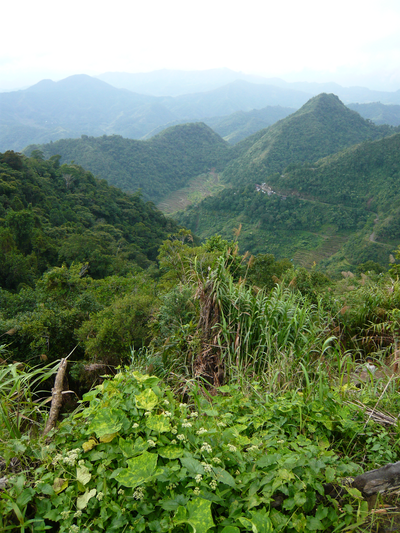
#> input picture image/100001.png, 400 x 533 px
$ python index.py --dir image
#> lines starting #> are read from the running program, lines starting #| are printed output that depends on the picture; after the words box and inside, x2 and y2 are one past the last pixel; in counts of white or black regions, pixels touching at a corner belong together
### imagesearch/colordescriptor.py
import numpy
import cv2

class ColorDescriptor:
    def __init__(self, bins):
#> further down, image is the input picture: shape (533, 400, 3); mean B, G, R 102.6, 134.1, 113.7
        self.bins = bins

    def describe(self, image):
        image = cv2.cvtColor(image, cv2.COLOR_BGR2HSV)
#> image: shape (533, 400, 3); mean H, S, V 52.3, 107.4, 137.2
        features = []

        (h, w) = image.shape[:2]
#> h = 533; w = 400
        (cX, cY) = (int(w * 0.5), int(h * 0.5))
#> cX = 200; cY = 266

        segments = [(0, cX, 0, cY), (cX, w, 0, cY), (cX, w, cY, h),
            (0, cX, cY, h)]

        (axesX, axesY) = (int(w * 0.75) / 2, int(h * 0.75) / 2)
#> axesX = 150; axesY = 199.5
        ellipMask = numpy.zeros(image.shape[:2], dtype = "uint8")
        cv2.ellipse(ellipMask, (cX, cY), (axesX, axesY), 0, 0, 360, 255, -1)
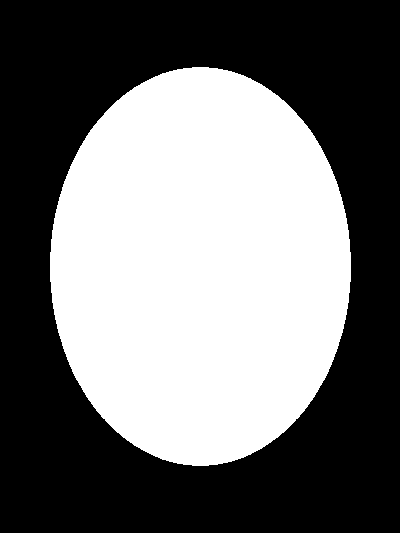
#> ellipMask: shape (533, 400); 44.2% white; 1 white region, box (x1, y1, x2, y2) and area: (50, 67, 351, 466) 94181

        for (startX, endX, startY, endY) in segments:
            cornerMask = numpy.zeros(image.shape[:2], dtype = "uint8")
            cv2.rectangle(cornerMask, (startX, startY), (endX, endY), 255, -1)
            cornerMask = cv2.subtract(cornerMask, ellipMask)
            hist = self.histogram(image, cornerMask)
            features.extend(hist)
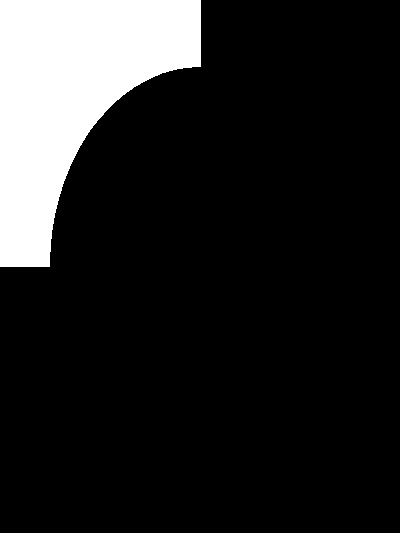
#> cornerMask: shape (533, 400); 14% white; 1 white region, box (x1, y1, x2, y2) and area: (0, 0, 201, 267) 29951
#> after the loop, features = []

        hist = self.histogram(image, ellipMask)
        features.extend(hist)

        return features

    def histogram(self, image, mask):
        hist = cv2.calcHist([image], [0, 1, 2], mask, self.bins,
            [0, 180, 0, 256, 0, 256])
#> (the run stopped early here; a loop or call above may not have finished)

$ run again, on image/100100.png
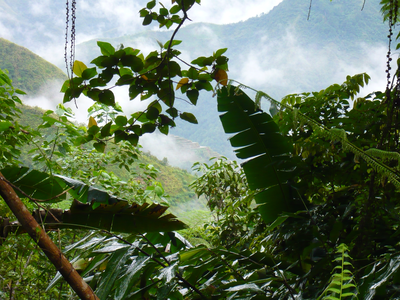
#> input picture image/100100.png, 400 x 300 px
#> image is the input picture: shape (300, 400, 3); mean B, G, R 88.1, 114.2, 98.2
#> image: shape (300, 400, 3); mean H, S, V 60.5, 130.5, 118
#> in describe, `cv2.ellipse(ellipMask, (cX, cY), (axesX, axesY), 0, 0, 360, 255, -1)`:
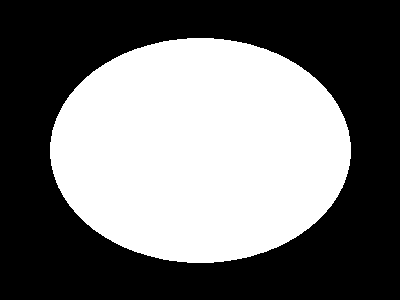
#> ellipMask: shape (300, 400); 44.2% white; 1 white region, box (x1, y1, x2, y2) and area: (50, 38, 351, 263) 53083
#> after the loop in describe, `for (startX, endX, startY, endY) in segments:`: features = []
